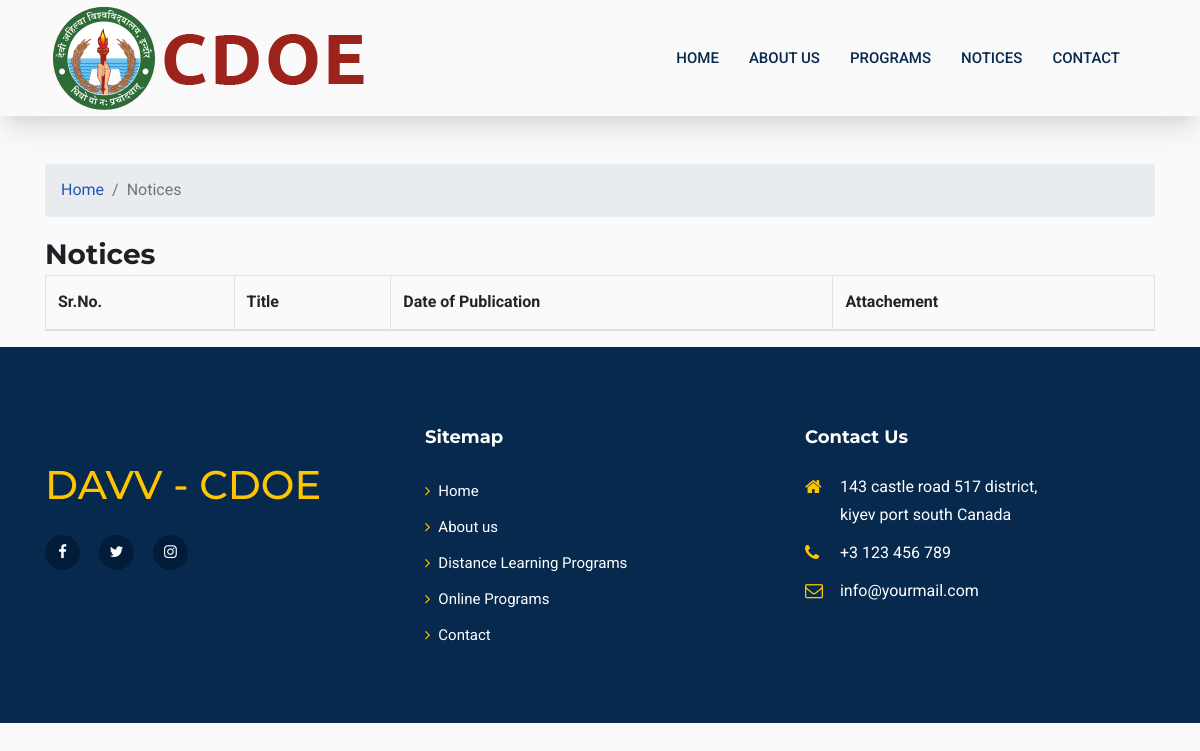
/notices, run on an earlier commit of the app's database.
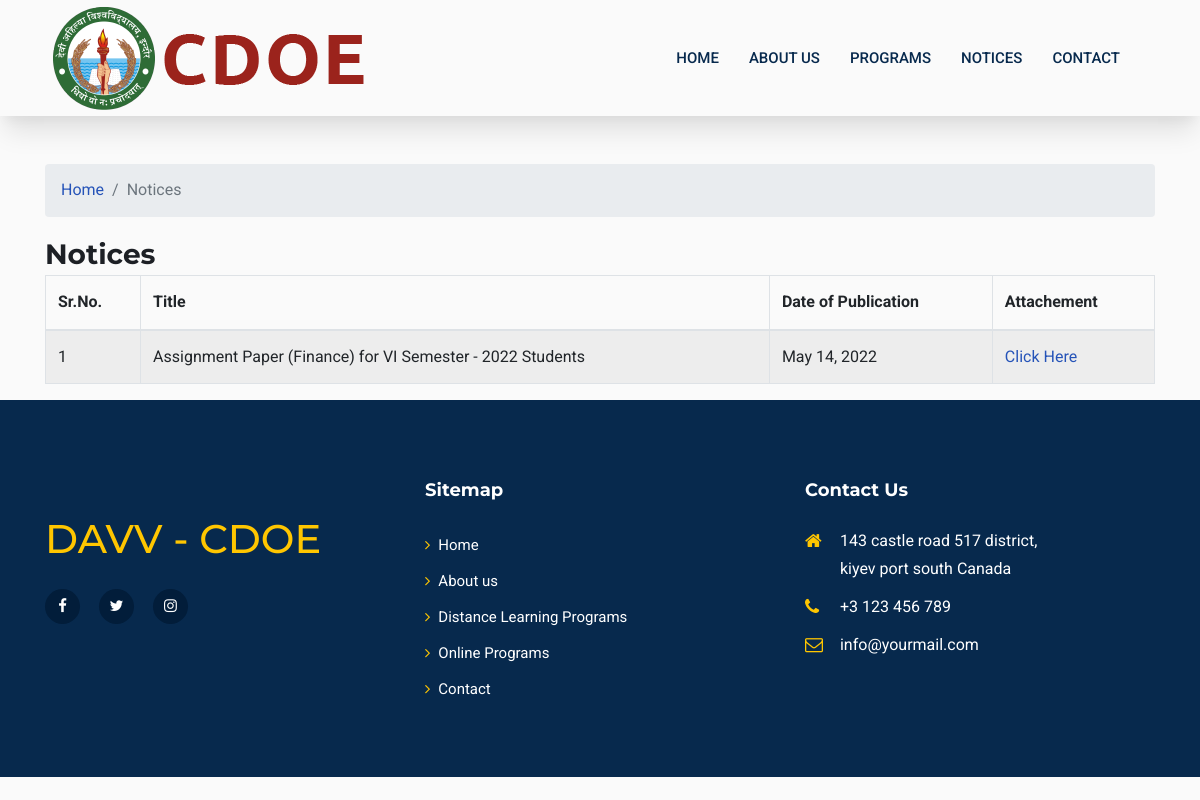
And on a later commit of the database.
### main/models.py (models this page shows, shortened)
class Notice(models.Model):
    subject = models.CharField(max_length=200, blank=False)
    date = models.DateField(auto_now=True)
    attachement = models.URLField(blank=False)

### main/views.py (the view)
# urls.py: path('notices', views.notices, name="notices"),
def notices(request):
    notice=Notice.objects.all()
    return render(request, 'notices.html', {'notices': notice})

### templates/notices.html (shortened to what this page needs)
{% extends 'index_main.html' %}
{% load static %}
{% block head %}
<link rel="stylesheet" href="https://code.jquery.com/ui/1.12.1/themes/base/jquery-ui.css">
<link rel="stylesheet" href="https://cdn.datatables.net/1.12.0/css/jquery.dataTables.min.css">
{% endblock %}
{% block main %}
<div id="wrap">
    <div class="container">
        <nav aria-label="breadcrumb">
            <ol class="breadcrumb mt-5">
              <li class="breadcrumb-item"><a href="{% url 'index' %}">Home</a></li>
              <li class="breadcrumb-item active" aria-current="page">Notices</li>
            </ol>
        </nav>
        <h3>Notices</h3>
        <table cellpadding="0" cellspacing="0" border="0" class="datatable table table-striped table-bordered" id="datatable">
            <thead>
                <tr>
                    <th>Sr.No.</th>
                    <th>Title</th>
                    <th>Date of Publication</th>
                    <th>Attachement</th>
                </tr>
            </thead>
            <tbody>
                {% for notice in notices %}
                <tr class="gradeA">
                    <td>{{notice.id}}</td>
                    <td>{{notice.subject}}</td>
                    <td>{{notice.date}}</td>
                    <td><a href="{{notice.attachement}}" target="_blank">Click Here</a></td>
                </tr>
                {% endfor %}
            </tbody>
        </table>
    </div>
</div>
{% endblock %}

What changed in the data, as far as the page shows it:
added Notice: id "1", subject "Assignment Paper (Finance) for VI Semester - 2022 Students", date "May 14, 2022"
